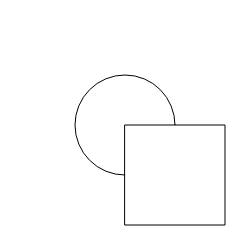
Frame 1 (no input)
Frame 60 (no input): identical to frame 1, image omitted
Frame 120 (the mouse pressed at the canvas centre since frame 60): identical to frame 1, image omitted

The p5.js sketch that drew this single still picture (run headless with seeded random() and noise() and a simulated clock; from frame 60 on, the mouse is pressed at the canvas centre):

// p5.js sketch
// ── sketch.js
// setup function - used for commands that need to run only once
function setup()
{
  // only put code here that you want to happen one time,
  // at the start of your program

  // create a canvas element on the page
  createCanvas(250, 250);

  // fill in shapes with a white color (instead of black, which is the default fill color)
  fill(255);

  // draw an ellipse first
  ellipse(125, 125, 100, 100);

  // draw a rectangle on top of the ellipse
  rect(125, 125, 100, 100);
}

// draw function - used for commands that need to be repeated
function draw()
{
}
